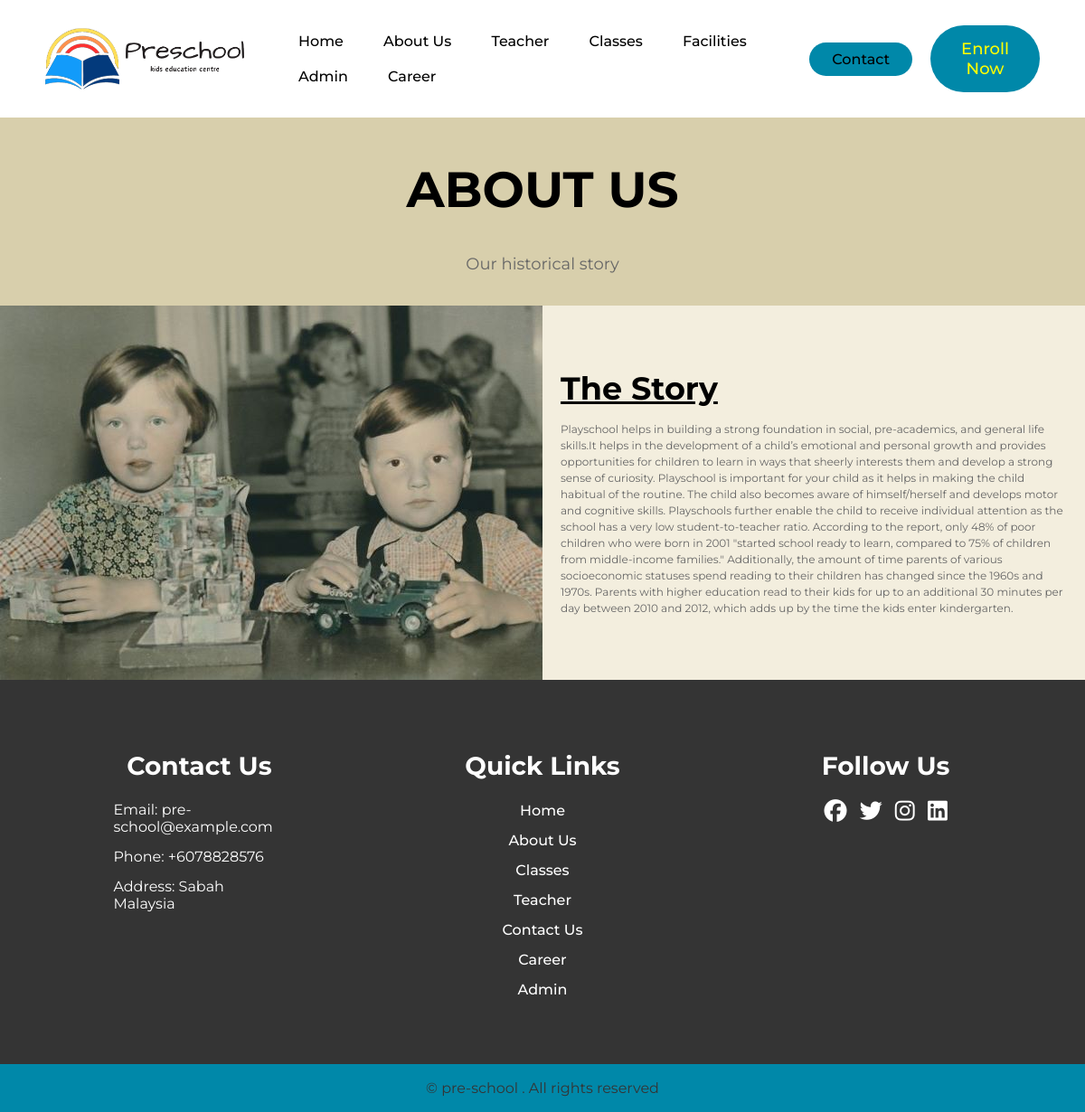
The page /aboutus.php on the database its author committed.
### tables this page shows
CREATE TABLE `page` (
  `page_id` int(11) NOT NULL,
  `pagetype` varchar(120) DEFAULT NULL,
  `pageTitle` varchar(120) DEFAULT NULL,
  `smallDescription` varchar(120) DEFAULT NULL,
  `titleDescription` varchar(120) DEFAULT NULL,
  `pageDescription` text DEFAULT NULL,
  `img_path` varchar(50) DEFAULT NULL
);

CREATE TABLE `footer` (
  `ft_id` int(11) NOT NULL,
  `email` varchar(120) DEFAULT NULL,
  `phoneNumber` varchar(120) DEFAULT NULL,
  `address` varchar(120) DEFAULT NULL
);

### aboutus.php (the view, shortened to what this page needs)
<?php
include("config.php");
?>
<!DOCTYPE html>
<html lang="en">
<head>
    <link rel="stylesheet" href="https://cdnjs.cloudflare.com/ajax/libs/font-awesome/6.5.1/css/all.min.css">
    <link rel="stylesheet" href="css/aboutus.css">
</head>
<body>
    <?php include('header.php');?>
    <?php
        $sql = "SELECT * FROM page where pagetype='aboutus'";
        $result = mysqli_query($conn,$sql);
    while($data=mysqli_fetch_array($result)){
        ?>
            <div class="about-content">
        <section id="sectiontop">
            <h1><?php echo $data['pageTitle']?></h1>
            <p><?php echo $data['smallDescription']?></p>
        </section>
        <section>
            <img src="images/<?php echo $data['img_path']?>" alt="">
            <div class="about-content">
                <h2><?php echo $data['titleDescription']?></h2>
                <p><?php echo $data['pageDescription']?></p>
            </div>
        </section>
    </div>
<?php } ?>
 <?php include('footer.php');?>
</body>
</html>

### footer.php (shortened to what this page needs)
<?php
include("config.php");
?>
<head>
    <link rel="stylesheet" type="text/css" href="css/footer.css">
</head>
    <footer>
        <?php
        $sql = "SELECT * FROM footer";
        $result = mysqli_query($conn,$sql);
    while($data=mysqli_fetch_array($result)){
        ?>
        <div class="footer-container">
            <div class="footer-content">
                <h3>Contact Us</h3>
                <p>Email: <?php echo $data['email']?></p>
                <p>Phone: <?php echo $data['phoneNumber']?></p>
                <p>Address: <?php echo $data['address']?></p>
            </div>
            <div class="footer-content">
                <h3>Quick Links</h3>
                <ul class="list">
                    <li><a href="index.php">Home</a></li>
                    <li><a href="aboutus.php">About Us</a></li>
                    <li><a href="classes.php">Classes</a></li>
                    <li><a href="teacher.php">Teacher</a></li>
                    <li><a href="contact.php">Contact Us</a></li>
                    <li><a href="application.php">Career</a></li>
                    <li><a href="admin.php">Admin</a></li>
                </ul>
            </div>
            <div class="footer-content">
                <h3>Follow Us</h3>
                <ul class="social-icons">
                    <li><a href=""><i class="fab fa-facebook"></i></a></li>
                    <li><a href=""><i class="fab fa-twitter"></i></a></li>
                    <li><a href=""><i class="fab fa-instagram"></i></a></li>
                    <li><a href=""><i class="fab fa-linkedin"></i></a></li>
                </ul>
            </div>
        </div>
        <div class="bottom-bar">
            <p>&copy; pre-school . All rights reserved</p>
        </div>
    <?php } ?>
    </footer>

### css/aboutus.css (style rules this page uses)
body { margin: 0; padding: 0; box-sizing: border-box; font-family: Montserrat, sans-serif; background-color: #d8cfac; }
#sectiontop { width: 100%; display: flex; justify-content: center; align-items: center; flex-direction: column; text-align: center; background-color: #d8cfac; }
#sectiontop h1 { font-size: 55px; text-transform: uppercase; margin-bottom: 20px; position: relative; color: black; }
section { display: flex; align-items: center; width: 100%; margin: auto; background-color: #f3eede; }
section p { font-size: 18px; color: #666; margin-bottom: 35px; }
section img { flex: 0 50%; max-width: 50%; height: auto; }
section .about-content { padding: 20px; color: black; }
section .about-content h2 { font-size: 35px; margin: 15px 0; text-decoration: underline; }
section .about-content p { color: #666; font-size: 12px; line-height: 1.5; margin: 15px 0; }

### css/style.css (style rules this page uses)
body { box-sizing: border-box; margin: 0; padding: 0; background-color: #ffffff; }
li, a, button { font-family: "Montserrat", sans-serif; font-weight: 500; font-size: 16px; color: #000000; text-decoration: none; }

### css/footer.css (style rules this page uses)
body { margin: 0; padding: 0; font-family: "Montserrat", sans-serif; font-size: 16px; color: white; }
footer { background: #343434; padding-top: 50px; }
.footer-container { width: 1140px; margin: auto; display: flex; justify-content: center; }
.footer-content { width: 33.3%; }
h3 { font-size: 28px; margin-bottom: 15px; text-align: center; }
.footer-content p { width: 190px; margin: auto; padding: 7px; }
.footer-content ul { text-align: center; }
.list { padding: 0; }
.list a { color: white; }
.list li { width: auto; text-align: center; list-style-type: none; padding: 7px; position: relative; }
.list li::before { content: ""; position: absolute; transform: translate(-50%, -50%); left: 50%; top: 100%; width: 0; height: 2px; background: #0088a9; transition-duration: 0.5s; }
.social-icons { text-align: center; padding: 0; }
.social-icons li { display: inline-block; text-align: center; padding: 5px; }
.social-icons i { color: white; font-size: 25px; }
a { text-decoration: none; }
.bottom-bar { background: rgba(0, 136, 169, 1); text-align: center; padding: 10px 0; margin-top: 50px; }
.bottom-bar p { color: #343434; margin: 0; font-size: 16px; padding: 7px; }

### rows shown on the page
page: pageTitle "ABOUT US", smallDescription "Our historical story", img_path (picture), titleDescription "The Story", pageDescription "Playschool helps in building a strong foundation in social, pre-academics, and general life skills.It helps in the development of a child’s emotional and personal growth and provides opportunities for children to learn in ways that sheerly interests them and develop a strong sense of curiosity. Playschool is important for your child as it helps in making the child habitual of the routine. The child also becomes aware of himself/herself and develops motor and cognitive skills. Playschools further enable the child to receive individual attention as the school has a very low student-to-teacher ratio. According to the report, only 48% of poor children who were born in 2001 \"started school ready…"
footer: email "pre-school@example.com", phoneNumber "+6078828576", address "Sabah Malaysia"
